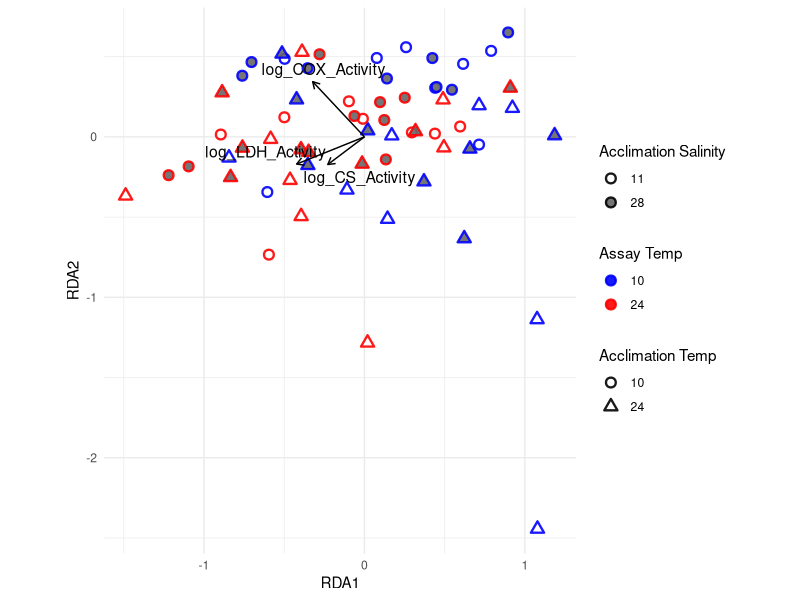

Recreate this plot in R.
## ---- chunk 1
knitr::opts_chunk$set(echo = TRUE)
## ---- chunk 2
library(tidyverse)
library(vegan)
library(ggrepel)
## ---- chunk 3
killi_rda <- read_csv("../Data_Set/HS_MD_killifish.csv")

str(killi_rda)
## ---- chunk 4
killi_rda <- killi_rda %>%
  mutate(across(c(Assay_Temperature,
                  Acclimation_Temperature,
                  Acclimation_Salinity),
                as.factor))

killi_rda$Fish_ID <- as.character(killi_rda$Fish_ID)

str(killi_rda)
## ---- chunk 5
killi_rda <- killi_rda %>%
  mutate(across(c(CS_Activity, COX_Activity, LDH_Activity),
                ~log(.x),
                .names = "log_{.col}"))
## ---- chunk 6
response_matrix <- killi_rda %>%
  select(log_CS_Activity, log_COX_Activity, log_LDH_Activity)
## ---- chunk 7
rda_model <- rda(response_matrix ~ Assay_Temperature +
                                   Acclimation_Temperature +
                                   Acclimation_Salinity,
                 data = killi_rda)
## ---- chunk 8
print(
  summary(rda_model)
    )
## ---- chunk 9
print(
  anova(rda_model, permutations = how(blocks = killi_rda$Fish_ID))
    )
## ---- chunk 10
print(
  anova(rda_model, by = "axis",
      permutations = how(blocks = killi_rda$Fish_ID))
    )
## ---- chunk 11
print(
  anova(rda_model, by = "terms",
      permutations = how(blocks = killi_rda$Fish_ID))
    )
## ---- chunk 12
sites <- scores(rda_model, display = "sites", scaling = 2)
species <- scores(rda_model, display = "species", scaling = 2)

sites <- as.data.frame(sites)
species <- as.data.frame(species)

species$label <- rownames(species)

sites$Assay_Temperature <- killi_rda$Assay_Temperature
sites$Acclimation_Temperature <- killi_rda$Acclimation_Temperature
sites$Acclimation_Salinity <- killi_rda$Acclimation_Salinity
## ---- chunk 13
library(ggrepel)

ggplot(sites, aes(RDA1, RDA2)) +
  
  geom_point(aes(
    color = Assay_Temperature,
    fill = Acclimation_Salinity,
    shape = Acclimation_Temperature
  ),
  size = 2.5,
  stroke = 1.2,
  alpha = 0.9) +
  
  scale_color_manual(values = c("10" = "blue",
                                "24" = "red")) +
  
  scale_shape_manual(values = c("10" = 21,
                               "24" = 24)) +
  
  scale_fill_manual(values = c("28" = "grey40",
                              "11" = "white")) +
  
  # 🌿 RESPONSE VECTORS (arrows)
  geom_segment(data = species,
               aes(x = 0, y = 0,
                   xend = RDA1, yend = RDA2),
               arrow = arrow(length = unit(0.2, "cm")),
               color = "black") +
  
  geom_text_repel(data = species,
                  aes(x = RDA1, y = RDA2, label = label),
                  size = 4) +
  
  guides(
    fill = guide_legend(override.aes = list(shape = 21, colour = "black"))
  ) +
  
  theme_minimal() +
  coord_equal() +
  
  labs(
    color = "Assay Temp",
    shape = "Acclimation Temp",
    fill = "Acclimation Salinity"
  )
